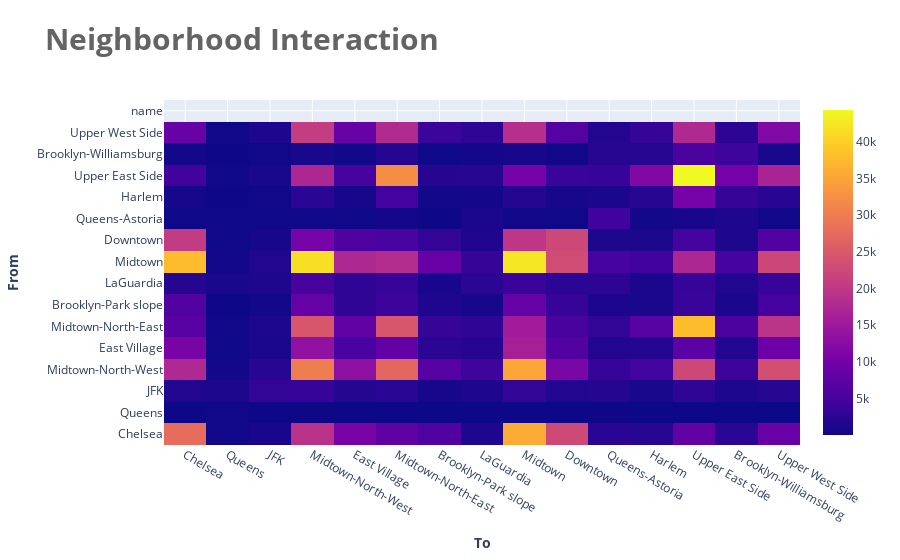

This figure's notebook cell:
### Code cell
import plotly.offline as py
import plotly.graph_objs as go
py.init_notebook_mode(connected=True)

trace = go.Heatmap(z= np.array(rides_df.as_matrix()),
                  x = rides_df.columns[:-1],
                  y = rides_df.columns)
layout = dict(
    title = ' <b>Neighborhood Interaction</b>',
    titlefont = dict(
    size = 30,
    color = ('rgb(100,100,100)')),
    margin = dict(t=100,r=100,b=100,l=150),
        yaxis = dict(
            title = ' <b> From </b>'),
        xaxis = dict(
            title = '<b> To </b>'))
data=[trace]
fig = go.Figure(data=data, layout=layout)
py.iplot(fig, filename='labeled-heatmap')

### Figure 1 — Plotly figure (JSON) as saved in the notebook; plotly's stock layout.template omitted (floating-point values rounded to 4 significant figures; data arrays with more than 128 entries replaced by an {"elided": "..."} marker saying what was removed)
{"data": [{"y": ["Chelsea", "Queens", "JFK", "Midtown-North-West", "East Village", "Midtown-North-East", "Brooklyn-Park slope", "LaGuardia", "Midtown", "Downtown", "Queens-Astoria", "Harlem", "Upper East Side", "Brooklyn-Williamsburg", "Upper West Side", "name"], "x": ["Chelsea", "Queens", "JFK", "Midtown-North-West", "East Village", "Midtown-North-East", "Brooklyn-Park slope", "LaGuardia", "Midtown", "Downtown", "Queens-Astoria", "Harlem", "Upper East Side", "Brooklyn-Williamsburg", "Upper West Side"], "z": {"elided": "15x16 mixed values"}, "type": "heatmap"}], "layout": {"yaxis": {"title": {"text": " <b> From </b>"}}, "margin": {"r": 100, "b": 100, "l": 150, "t": 100}, "xaxis": {"title": {"text": "<b> To </b>"}}, "title": {"text": " <b>Neighborhood Interaction</b>", "font": {"color": "rgb(100,100,100)", "size": 30}}}}
